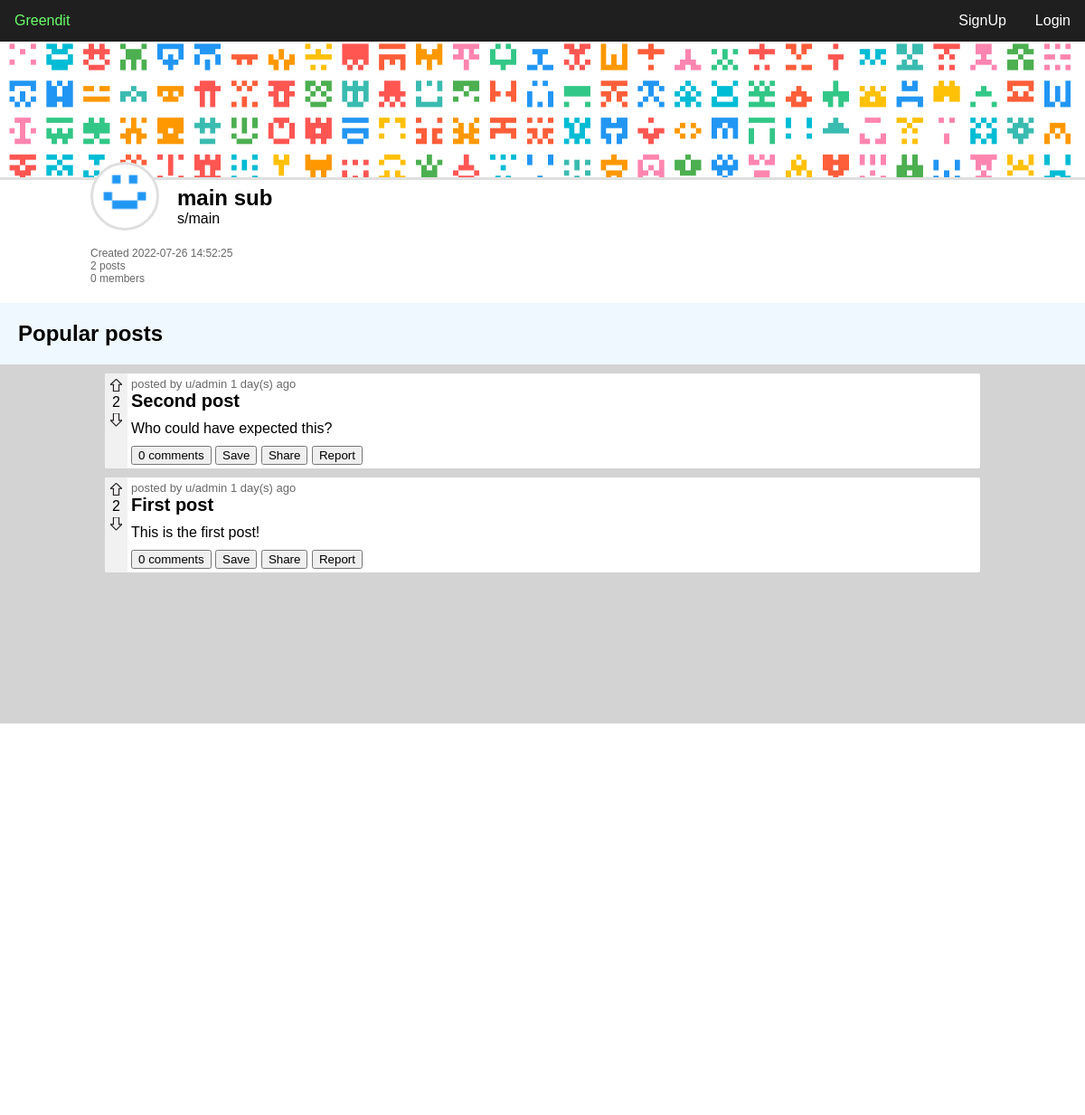
/subs.php?name=main, run on the app's committed database.
### tables this page shows
create table if not exists communities (
    community_id int not null auto_increment,
    name varchar(45) not null,
    shortname varchar(24) not null,
    user_id int not null,
    created_at datetime not null default current_timestamp,
    primary key (community_id),
    index fk_user_idx (user_id asc) visible,
    constraint fk_user_id foreign key (user_id) references users (user_id)
);

create table if not exists posts (
    post_id int not null auto_increment,
    title varchar(45) not null,
    content text,
    hash varchar(6) not null,
    user_id int not null,
    community_id int not null,
    status enum('public','draft','removed') not null,
    created_at datetime not null default current_timestamp,
    primary key (post_id),
    index fk_posts_users (user_id asc) visible,
    index fk_community1_idx (community_id asc) visible,
    constraint fk_posts_users foreign key (user_id) references users (user_id),
    constraint fk_community1 foreign key (community_id) references communities (community_id) on delete cascade
);

create table if not exists users (
    user_id int not null auto_increment,
    email varchar(45) null default null,
    username varchar(45) not null,
    password varchar(256) not null,
    created_at datetime not null default current_timestamp,
    primary key (user_id)
);

### require/db_connect.php (called while the page is built, shortened)
<?php
    $conn = new mysqli('127.0.0.1', 'root', '', 'greendit');
    function query($sql) {
        global $conn;
        $result = $conn->query($sql);
        return $result->fetch_all(MYSQLI_ASSOC);
    }
    function rows($sql) {
        global $conn;
        $result = $conn->query($sql);
        return $result->num_rows;
    }
    function row($sql) {
        global $conn;
        $result = $conn->query($sql);
        return $result->fetch_assoc();
    }
?>

### subs.php (the view, shortened to what this page needs)
<?php require('require/header.php'); ?>
<link rel="stylesheet" href="css/community.css">
<?php
    $name = $_GET['name'];
    require_once('require/db_connect.php');
    $community = row('select * from communities where shortname = "' . $name . '"');
    function plural($word,$num) {
        return $word.'s';
    }
    $posts = rows('select * from posts where community_id = ' . $community['community_id']);
    $users = rows('select * from joined_communities where community_id = ' . $community['community_id']);
    echo '
    <div class="community-header">
        <img class="community-background" src="resources/community.png" alt="">
        <div class="community-banner">
            <img class="community-pfp" src="resources/com.png" alt="">
            <div class="community-banner-main">
                <div class="top">
                    <h2>' . $community['name'] . '</h2>
                </div>
                <a href="subs/' . $community['shortname'] . '">s/' . $community['shortname'] . '</a>
            </div>
        </div>
        <div class="community-main">
            <div class="community-stats">
                <p>Created ' . $community['created_at'] . '</p>
                <p>' . $posts . ' '.plural('post',$posts).'</p>
                <p>' . $users . ' '.plural('member',$users).'</p>
            </div>
        </div>
    </div>
    ';
?>
<main>
    <h2>Popular posts</h2>
    <div id="feed">
        <?php
            require 'require/feed.php';
            if (!isset($_GET['post'])) {
                $sql = 'select * from posts where community_id='.$community['community_id'].' order by post_id desc';
                $posts = query($sql);
                foreach ($posts as $post) {
                    postHTML($post,false);
                }
            }
        ?>
    </div>
</main>
<?php require('require/footer.php'); ?>

### require/header.php (shortened to what this page needs)
<!DOCTYPE html>
<html>
<head>
    <link rel="stylesheet" href="css/nav.css">
    <link rel="stylesheet" href="css/feed.css">
    <link rel="stylesheet" href="css/main.css">
    <link rel="stylesheet" href="css/form.css">
    <link rel="stylesheet" href="css/user.css">
    <link rel="stylesheet" href="css/footer.css">
</head>
<body>
    <header>
        <?php require 'nav.php'; ?>
    </header>

### require/nav.php (shortened to what this page needs)
<nav>
    <a href="index.php" class="green">Greendit</a>
    <?php
        if (isset($_SESSION['username'],$_SESSION['user_id'])) {
            $username = $_SESSION['username'];
            echo '<a href="users/'.$username.'">u/'. $username . '</a>';
            echo '<a href="logout.php">Logout</a>';
        } else {
            echo '<a href="login.php">Login</a>';
            echo '<a href="register.php">SignUp</a>';
        }
    ?>
</nav>

### require/feed.php (shortened to what this page needs)
<?php
    function postHTML($post, $show_community = true, $show_user = true) {
        $user = row('select * from users where user_id=' . $post['user_id']);
        $comments = rows('select * from comments where post_id=' . $post['post_id']);
        $likes = rows('select * from post_likes where post_id=' . $post['post_id']);
        $dislikes = rows('select * from post_dislikes where post_id=' . $post['post_id']);
        $totalLikes = $likes - $dislikes;
        $date = $post['created_at'];
        $datediff = time() - strtotime($date);
        $date = round($datediff / (60 * 60 * 24));
        $liked = 0;
        $disliked = 0;
        $title = $post['title'];
        if ($post['status'] == 'removed') {
            $title = '[Removed]';
            $content = '[Removed]';
        } else {
            $post_media = query('select * from post_media where post_id = ' . $post['post_id']);
            if (count($post_media) > 0) {
                $file_name = $post_media[0]['file_name'];
                $extension = explode('.',$file_name)[1];
                $image_extensions = array('png','jpg','jpeg','tiff','bmp');
                $video_extensions = array('mp4','wav','mov');
                if (in_array($extension, $image_extensions)) {
                    $content = '<div class="image-collage">';
                    foreach ($post_media as $media) {
                        $content .= '<img src="resources/uploads/' . $media['file_name'] . '">';
                    }
                    $content .= '</div>';
                } else if (in_array($extension, $video_extensions)) {
                    echo '
                    <video width="XXX" height="XXX">
                        <source src="resources/uploads/fullres/' . $post_media[0]['file_name'] . '" type="XXX">
                        Your browser does not support the video tag.
                    </video>
                    ';
                }
            } else {
                $content = '<p>'.$post['content'].'</p>';
            }
        }
        $post_head = '<div class="head">';
        if ($show_user) {
            $post_head .= 'posted by
            <a href="users/'.$user['username'].'">
            u/'. $user['username'] . '
            </a>';
        }
        $post_head .= $date . ' day(s) ago </div>';
        echo '
        <div class="post" data-hash="'.$post['hash'].'">
            <div class="left">
                <div class="arrow-wrapper">
                    <button class="upvote"><img src="resources/upvote'.($liked?'_full':'').'.svg"></button>
                    <span class="like-count">'.$totalLikes.'</span>
                    <button class="downvote"><img src="resources/downvote'.($disliked?'_full':'').'.svg"></button>
                </div>
            </div>
            <div class="right">
                '.$post_head.'
                <h2>' . $title . '</h2>
                '.$content.'
                <div class="footer">
                    <button class="comment-btn">' . $comments . ' comments</button>
                    <button class="save-btn">Save</button>
                    <button class="share-btn">Share</button>
                    <button class="report-btn">Report</button>
                </div>
            </div>
        </div>
        ';
    }
?>

### require/footer.php
<footer>
    <p>Daniel Bengl &copy; 2022</p>
</footer>
</body>
</html>

### css/nav.css (style rules this page uses)
:root { font-family: 'Lucida Sans', 'Lucida Sans Regular', 'Lucida Grande', 'Lucida Sans Unicode', Geneva, Verdana, sans-serif; }
body, html { margin: 0; font-family: Arial, Helvetica, sans-serif; overflow-x: hidden; }
header nav { overflow: hidden; background-color: rgb(31, 31, 31); }
header nav a { float: right; color: #ffffff; text-align: center; padding: 14px 16px; text-decoration: none; font-size: 1em; }
header nav a:first-child { float: left; }

### css/feed.css (style rules this page uses)
main { padding: 0 20px 0 20px; min-height: 100%; display: flex; flex-direction: column; }
#feed { padding: 0 0 0 0; background-color: lightgray; margin: 0 -20px 0 -20px; padding: 10px 10% 10px 10%; flex-grow: 1; }
.post { background-color: white; border-radius: 2px; margin-bottom: 10px; display: flex; }
.post h2 { margin-bottom: 0; margin-top: 0; font-size: 20px; }
.post .right p { margin-top: 10px; margin-bottom: 10px; }
.like-count { text-align: center; }
.post .left { float: left; background-color: #f1f1f1; border-top-left-radius: 2px; border-bottom-left-radius: 2px; padding: 6px; width: 13px; }
.right { padding: 4px; padding-right: 10px; width: 100%; }
.post .head { color: #696969; font-size: 13px; }
.post .head a { color: #696969; text-decoration: none; }
.arrow-wrapper { display: flex; flex-direction: column; }
.arrow-wrapper button { border: 0; background: none; font-weight: bold; padding: 0; width: 13px; }
.arrow-wrapper .downvote { transform: rotate(180deg); }

### css/main.css (style rules this page uses)
.green { color: #69ff69; }

### css/form.css (style rules this page uses)
body, html { height: 100%; }

### css/footer.css (style rules this page uses)
footer { width: 100%; background-color: rgb(31, 31, 31); color: white; padding: 10px; text-align: center; }

### css/community.css (style rules this page uses)
.community-background { width: 100%; height: 150px; object-fit: cover; overflow: hidden; border-bottom: 3px solid #dfdfdf; }
.community-pfp { border: 3px solid #dfdfdf; margin: -10px; margin-bottom: 10px; }
.community-pfp { float: left; margin-right: 30px; border-radius: 50%; width: 70px; margin-top: -10px; position: relative; top: -7px; left: 10px; height: 70px; background-color: white; }
.community-banner { padding-left: 100px; margin-top: -7px; }
.community-banner-main { padding-top: 9px; }
.community-banner h2 { margin: 0; }
.community-main { padding: 22px 0 20px 100px; }
.community-main p { margin-top: 0; margin-bottom: 0; color: #676767; font-size: 12px; }
.community-banner a { color: #000; text-decoration: none; }
main { background-color: aliceblue; }

### data on the page
communities: name "main sub", shortname "main", created_at "2022-07-26 14:52:25"
posts: totalLikes "2", user.username "admin", created_at "1", title "Second post", content "Who could have expected this?", comments "0"
posts: totalLikes "2", user.username "admin", created_at "1", title "First post", content "This is the first post!", comments "0"

### other printed values
$posts "2"
plural('post',$posts) "posts"
$users "0"
plural('member',$users) "members"
